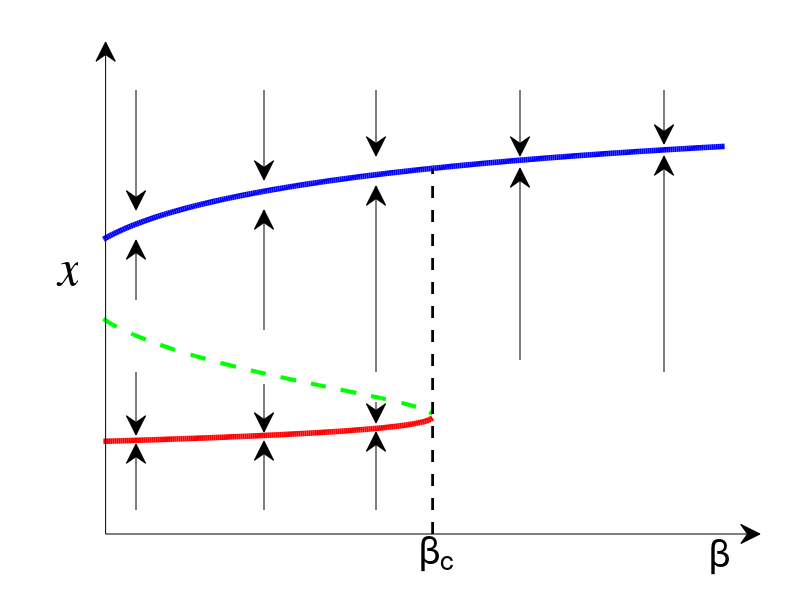

This figure's MATLAB source:
function Figure1_a
%% plot figure 1 a

beta = 1.01:0.01:10;
load M_x

figure1 = figure('color',[1 1 1]);
yy1 = [x(2,1:283),x(3,284:459)];
yy2 = [x(5,284:459),x(2,460:end)];
plot(beta(1:459),yy1,'-r','LineWidth',4);hold on
plot(beta([284:10:450,451:2:459]),x(4,[284:10:450,451:2:459]),'--g','LineWidth',3);hold on
plot(beta(284:end),yy2,'-b','LineWidth',4);hold on
plot([beta(459),beta(459)],[-0.2,x(5,458)],'--k','LineWidth',2)
ylim([-0.2,1.1])
xlim([4,7])

annotation(figure1,'arrow',[0.17 0.17],[0.15 0.26]);
annotation(figure1,'arrow',[0.33 0.33],[0.15 0.265]);
annotation(figure1,'arrow',[0.47 0.47],[0.15 0.28]);

annotation(figure1,'arrow',[0.17 0.17],[0.38 0.275]);
annotation(figure1,'arrow',[0.33 0.33],[0.36 0.28]);
annotation(figure1,'arrow',[0.47 0.47],[0.33 0.295]);

annotation(figure1,'arrow',[0.17 0.17],[0.5 0.6]);
annotation(figure1,'arrow',[0.33 0.33],[0.45 0.65]);
annotation(figure1,'arrow',[0.47 0.47],[0.38 0.69]);


annotation(figure1,'arrow',[0.17 0.17],[0.85 0.65]);
annotation(figure1,'arrow',[0.33 0.33],[0.85 0.7]);
annotation(figure1,'arrow',[0.47 0.47],[0.85 0.74]);



annotation(figure1,'arrow',[0.65 0.65],[0.85 0.74]);
annotation(figure1,'arrow',[0.83 0.83],[0.85 0.76]);

annotation(figure1,'arrow',[0.65 0.65],[0.40 0.72]);
annotation(figure1,'arrow',[0.83 0.83],[0.38 0.74]);

axis off
annotation('arrow',[0.132 0.132],[0.11 0.93],'LineStyle','-','color',[0 0 0]);
annotation('arrow',[0.132 0.95],[0.11 0.11],'LineStyle','-','color',[0 0 0]);

annotation(figure1,'textbox',...
    [0.52392857142857 0.0580952380952403 0.04 0.0399999999999999],...
    'String','\beta_c',...
    'FontSize',28,...
    'FitBoxToText','off',...
    'EdgeColor',[1 1 1]);

annotation(figure1,'textbox',...
    [0.886428571428569 0.0533333333333356 0.04 0.0399999999999999],...
    'String','\beta',...
    'FontSize',28,...
    'FitBoxToText','off',...
    'EdgeColor',[1 1 1]);

annotation(figure1,'textbox',...
    [0.0703571428571428 0.520476190476191 0.05 0.05],'String',{'x'},...
    'FontSize',36,...
    'FontName','Times',...
    'FontAngle','italic',...
    'FitBoxToText','off',...
    'EdgeColor',[1 1 1]);


